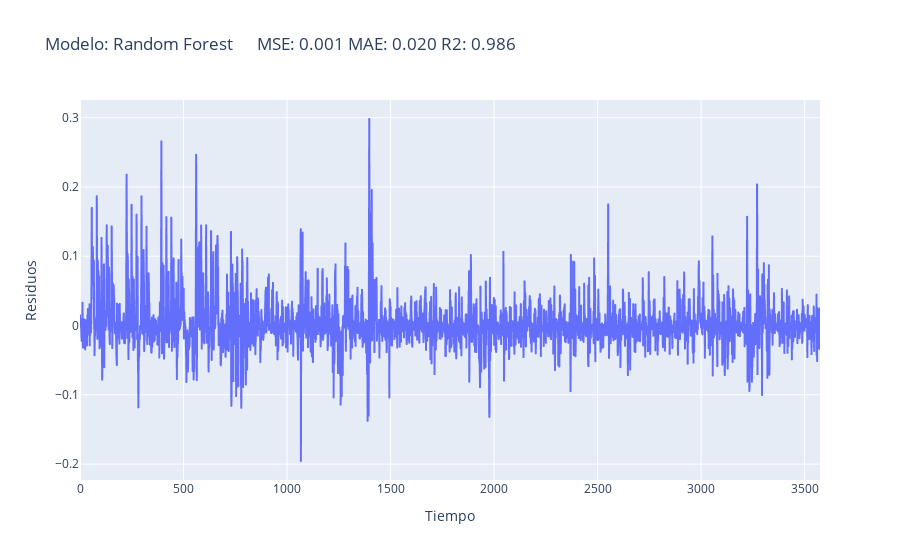

Notebook code for this chart:
### Code cell
grafica_residuos_neptune('Random Forest', y_val, y_pred_val)

### Figure 1 — Plotly figure (JSON) as saved in the notebook; plotly's stock layout.template omitted (floating-point values rounded to 4 significant figures; data arrays with more than 128 entries replaced by an {"elided": "..."} marker saying what was removed)
{"data": [{"hovertemplate": "Tiempo=%{x}<br>Residuos=%{y}<extra></extra>", "legendgroup": "", "line": {"color": "#636efa", "dash": "solid"}, "marker": {"symbol": "circle"}, "mode": "lines", "name": "", "showlegend": false, "type": "scattergl", "x": {"elided": "3575 int values"}, "xaxis": "x", "y": {"elided": "3575 float values"}, "yaxis": "y"}], "layout": {"legend": {"tracegroupgap": 0}, "title": {"text": "Modelo: Random Forest      MSE: 0.001 MAE: 0.020 R2: 0.986"}, "xaxis": {"anchor": "y", "domain": [0, 1], "title": {"text": "Tiempo"}}, "yaxis": {"anchor": "x", "domain": [0, 1], "title": {"text": "Residuos"}}}}
